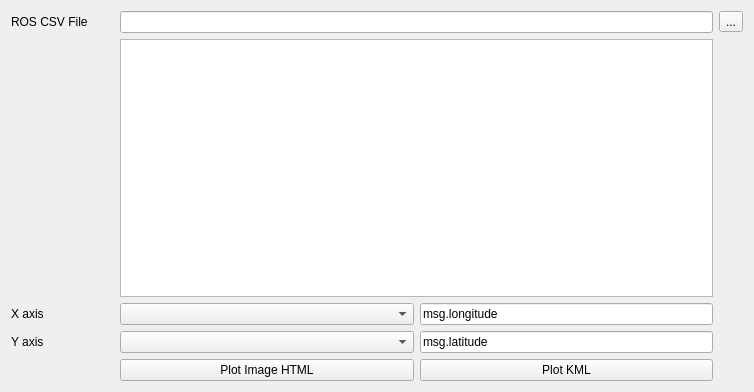
<?xml version="1.0" encoding="UTF-8"?>
<ui version="4.0">
 <class>Form</class>
 <widget class="QWidget" name="Form">
  <property name="geometry">
   <rect>
    <x>0</x>
    <y>0</y>
    <width>754</width>
    <height>392</height>
   </rect>
  </property>
  <property name="windowTitle">
   <string>Utilty</string>
  </property>
  <layout class="QGridLayout" name="gridLayout">
   <item row="0" column="0">
    <widget class="QLabel" name="label_14">
     <property name="maximumSize">
      <size>
       <width>103</width>
       <height>16777215</height>
      </size>
     </property>
     <property name="text">
      <string>ROS CSV File</string>
     </property>
    </widget>
   </item>
   <item row="0" column="1" colspan="2">
    <widget class="QLineEdit" name="le_csv"/>
   </item>
   <item row="0" column="3">
    <widget class="QToolButton" name="pb_csv">
     <property name="text">
      <string>...</string>
     </property>
    </widget>
   </item>
   <item row="1" column="1" colspan="2">
    <widget class="QTableWidget" name="tableWidget"/>
   </item>
   <item row="2" column="0">
    <widget class="QLabel" name="label_17">
     <property name="text">
      <string>X axis</string>
     </property>
    </widget>
   </item>
   <item row="2" column="1">
    <widget class="QComboBox" name="cb_xaxis"/>
   </item>
   <item row="2" column="2">
    <widget class="QLineEdit" name="lineEdit_2">
     <property name="sizePolicy">
      <sizepolicy hsizetype="Preferred" vsizetype="Fixed">
       <horstretch>0</horstretch>
       <verstretch>0</verstretch>
      </sizepolicy>
     </property>
     <property name="text">
      <string>msg.longitude</string>
     </property>
     <property name="readOnly">
      <bool>true</bool>
     </property>
    </widget>
   </item>
   <item row="3" column="0">
    <widget class="QLabel" name="label_18">
     <property name="text">
      <string>Y axis</string>
     </property>
    </widget>
   </item>
   <item row="3" column="1">
    <widget class="QComboBox" name="cb_yaxis"/>
   </item>
   <item row="3" column="2">
    <widget class="QLineEdit" name="lineEdit">
     <property name="sizePolicy">
      <sizepolicy hsizetype="Preferred" vsizetype="Fixed">
       <horstretch>0</horstretch>
       <verstretch>0</verstretch>
      </sizepolicy>
     </property>
     <property name="text">
      <string>msg.latitude</string>
     </property>
     <property name="readOnly">
      <bool>true</bool>
     </property>
    </widget>
   </item>
   <item row="4" column="1">
    <widget class="QPushButton" name="pb_plot">
     <property name="text">
      <string>Plot Image HTML</string>
     </property>
    </widget>
   </item>
   <item row="4" column="2">
    <widget class="QPushButton" name="pb_kml">
     <property name="text">
      <string>Plot KML</string>
     </property>
    </widget>
   </item>
  </layout>
 </widget>
 <resources/>
 <connections/>
</ui>
